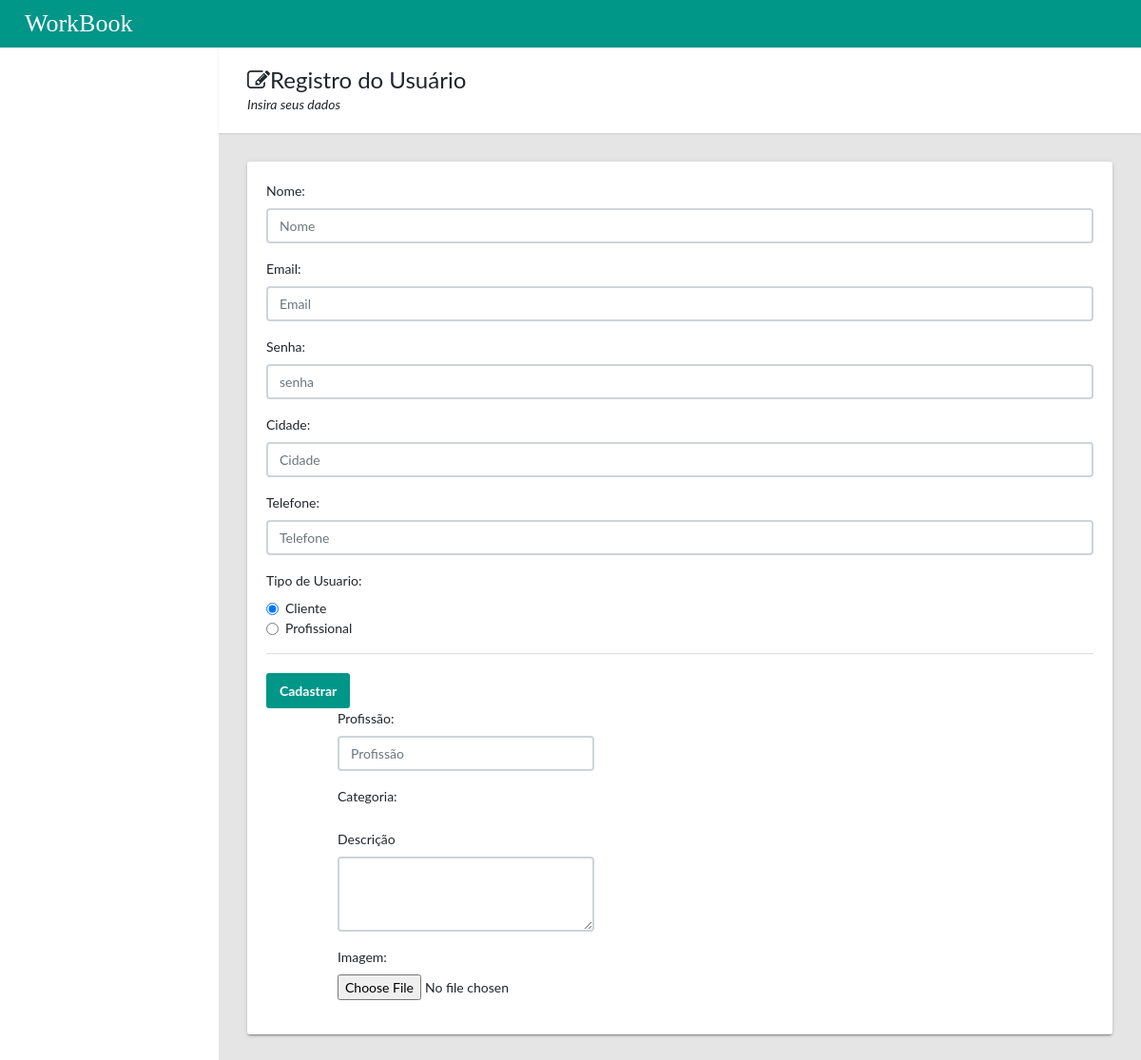
The page /usuario/perfil/ on the database as committed earlier.
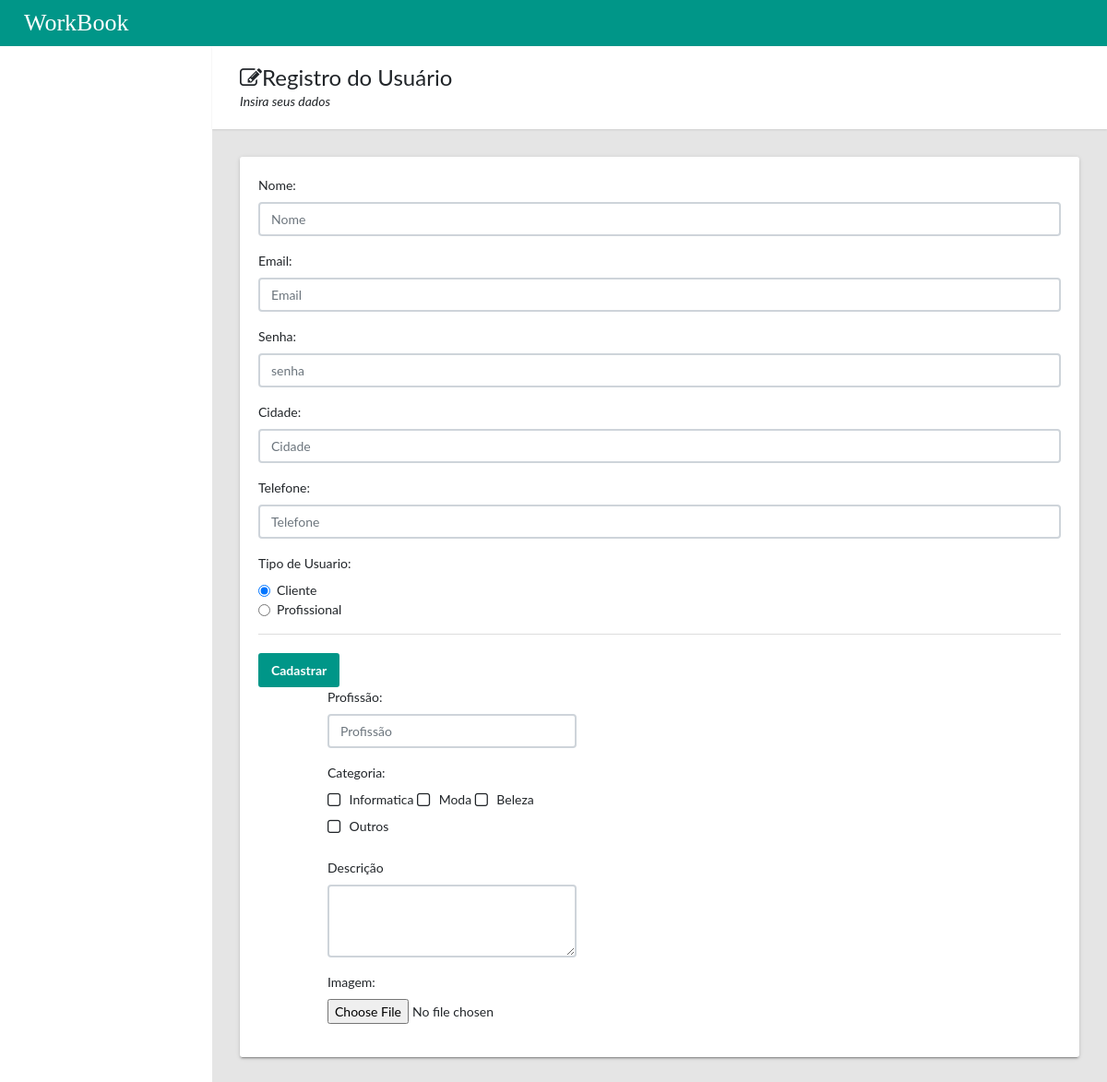
The same page on the database as committed later.
### categoria/models.py (models this page shows)
class Categoria(models.Model):
    nome = models.CharField('nome',max_length=250)
    class Meta:
        db_table = 'categoria'

### usuario/views.py (the view, shortened to what this page needs)
# urls.py: path('perfil/', views.perfil, name='perfil'),
def perfil(request):
    if request.method != 'POST':
        categorias = Categoria.objects.all()
        return render(request, 'perfil.html', {"categorias": categorias})

### usuario/templates/perfil.html (shortened to what the changed rows need)
<!DOCTYPE html>
{% load static %}
<html lang="en">
<head>
    <link rel="stylesheet" type="text/css" href="{% static 'css/main.css'%}">
    <link rel="stylesheet" type="text/css"
          href="https://maxcdn.bootstrapcdn.com/font-awesome/4.7.0/css/font-awesome.min.css">
</head>
<body>
<main class="app-content">
    <div class="app-title">
        <div>
            <h1><i class="fa fa-edit"></i>Registro do Usuário</h1>
        </div>
    </div>
    <div class="row">
        <div class="col-md-12">
            <div class="tile">
                <div class="row">
                    <div class="col-lg-12">
                        <form action="/usuario/perfil/" method="post" enctype="multipart/form-data">
                            <div class="row">
                                <div id="show_profissional" class="col-lg-4 offset-lg-1">
                                        <div class="form-group">
                                            <div class="animated-checkbox" id="tipo">
                                                {% for categoria in categorias %}
                                                <label>
                                                           type="checkbox"><span
                                                        class="label-text"> {{categoria.nome}}</span>
                                                </label>
                                                {% endfor %}
                                            </div>
                                        </div>
                                    </div>
                            </div>
                        </form>
                    </div>
                </div>
            </div>
        </div>
    </div>
</main>
</body>
</html>

Rows that differ between the two databases and show on the page:
added Categoria: nome "Informatica"
added Categoria: nome "Moda"
added Categoria: nome "Beleza"
added Categoria: nome "Outros"
